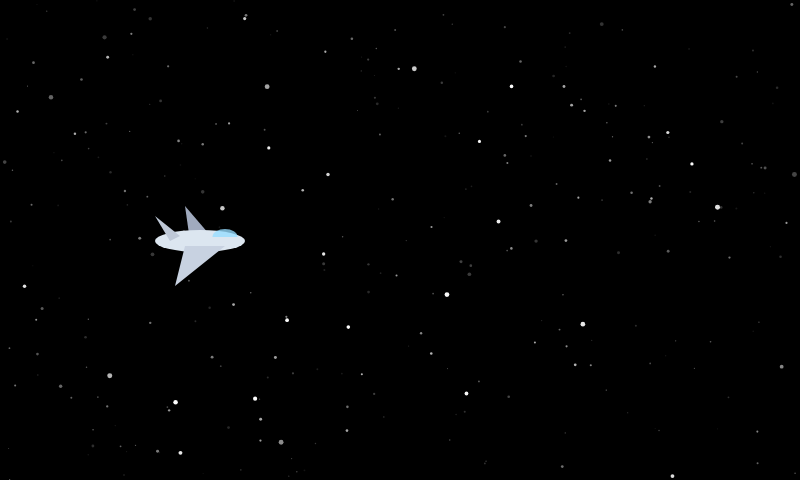
Frame 1 (no input)
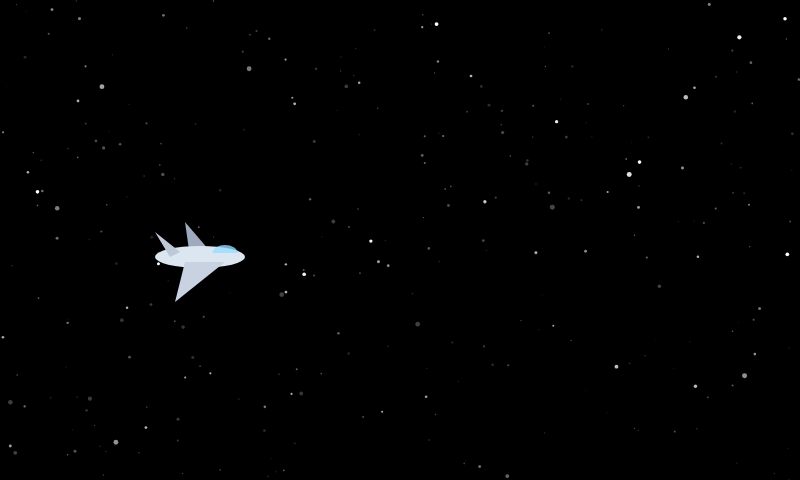
Frame 60 (no input)
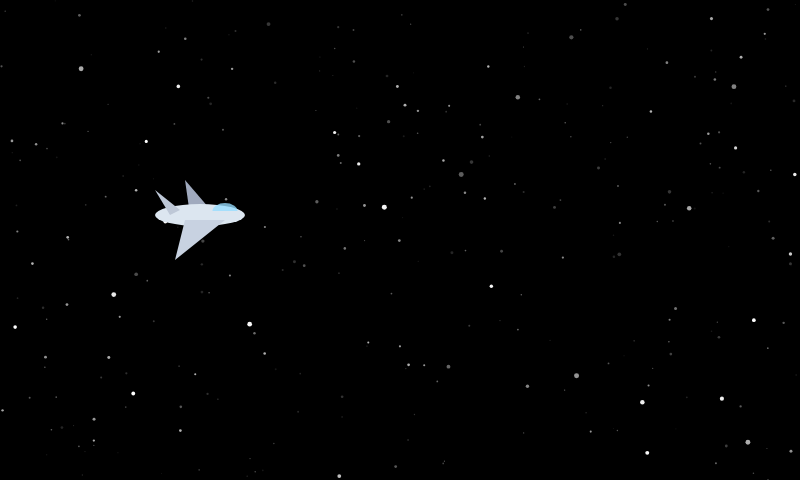
Frame 120 (the mouse pressed at the canvas centre since frame 60)

The p5.js sketch that drew these frames (run headless with seeded random() and noise() and a simulated clock; from frame 60 on, the mouse is pressed at the canvas centre):

// p5.js sketch
// ── sketch.js
/*
Endless Starry Flight with Minimalist Birds (Framed)

Goal:
- Infinite starry sky background with parallax depth.
- Airplane automatically flying forward.
- Hidden minimalist birds spawn and illuminate as the plane passes near them.
*/

let plane = { x: 100, y: 240, speed: 3.5 };
let cam = { x: 0, y: 0 };
const viewW = 800,
  viewH = 480;

let backStars = [];
let midStars = [];
let frontStars = [];

// Array to hold our hidden birds and a tracker for when to spawn the next one
let birds = [];
let nextBirdX = 800;

function setup() {
  createCanvas(viewW, viewH);

  for (let i = 0; i < 150; i++) backStars.push(createStar(1, 2));
  for (let i = 0; i < 100; i++) midStars.push(createStar(2, 3));
  for (let i = 0; i < 40; i++) frontStars.push(createStar(3, 5));
}

function createStar(minSize, maxSize) {
  return {
    x: random(0, viewW),
    y: random(0, viewH),
    size: random(minSize, maxSize),
    twinkleOffset: random(TWO_PI),
  };
}

function draw() {
  background(0); // Pure black canvas

  // --- 1. Update Airplane & Camera ---
  plane.x += plane.speed;
  plane.y = viewH / 2 + sin(frameCount * 0.04) * 25;
  cam.x = plane.x - 200;

  // --- 2. Draw Star Layers ---
  drawStars(backStars, 0.1, 100);
  drawStars(midStars, 0.4, 180);
  drawStars(frontStars, 0.8, 255);

  // --- 3. Procedural Bird Spawning & Discovery ---
  if (cam.x + viewW + 200 > nextBirdX) {
    birds.push({
      x: nextBirdX,
      y: random(80, viewH - 80),
      speed: random(1, 2),
      flapSpeed: random(0.3, 0.6),
      flapOffset: random(TWO_PI),
      activation: 0,
      discovered: false,
    });
    nextBirdX += random(300, 800);
  }

  // Iterate backwards to safely update and remove off-screen birds
  for (let i = birds.length - 1; i >= 0; i--) {
    let b = birds[i];

    // Birds fly forward autonomously
    b.x += b.speed;

    // Garbage collection: Remove birds that are far behind the camera
    if (b.x < cam.x - 200) {
      birds.splice(i, 1);
      continue;
    }

    // Discovery Logic
    let d = dist(plane.x, plane.y, b.x, b.y);

    if (d < 220) {
      b.activation = lerp(b.activation, 1, 0.06);
      b.discovered = true;
    } else {
      let targetAlpha = b.discovered ? 0.2 : 0;
      b.activation = lerp(b.activation, targetAlpha, 0.02);
    }

    // Only draw if the bird is currently visible
    if (b.activation > 0.01) {
      push();
      translate(b.x - cam.x, b.y);

      let alpha = b.activation * 255;

      // Draw the Minimalist Bird Silhouette
      noStroke();
      fill(200, 240, 255, alpha);

      // Body
      ellipse(0, 0, 14, 8);
      // Head
      circle(6, -2, 8);
      // Beak
      triangle(8, -3, 13, -1, 8, 1);

      // Animated Flapping Wing
      let wingY = sin(frameCount * b.flapSpeed + b.flapOffset) * 10;
      triangle(2, 0, -4, wingY, 6, wingY);

      pop();
    }
  }

  // --- 4. Draw the Airplane ---
  push();
  translate(plane.x - cam.x, plane.y);
  noStroke();

  fill(160, 170, 190);
  triangle(-10, 0, 15, 0, -15, -35); // Back wing
  fill(220, 230, 240);
  ellipse(0, 0, 90, 22); // Body
  fill(190, 200, 215);
  triangle(-30, 0, -45, -25, -20, -5); // Tail
  fill(200, 210, 225);
  triangle(-15, 5, 25, 5, -25, 45); // Front wing
  fill(150, 220, 255, 200);
  arc(25, -4, 25, 16, PI, TWO_PI); // Cockpit

  pop();
}

function drawStars(starArray, parallaxFactor, maxAlpha) {
  noStroke();
  for (let s of starArray) {
    let screenX = (s.x - cam.x * parallaxFactor) % viewW;
    if (screenX < 0) screenX += viewW;
    let screenY = s.y;

    let alpha = map(
      sin(frameCount * 0.05 + s.twinkleOffset),
      -1,
      1,
      maxAlpha * 0.2,
      maxAlpha,
    );
    fill(255, 255, 255, alpha);
    circle(screenX, screenY, s.size);
  }
}

// ── style.css
html,
body {
  margin: 0;
  padding: 0;
  height: 100vh; /* Force the body to take up the full screen height */
  display: flex;
  justify-content: center;
  align-items: center;
  background-color: #1a1a1a; /* Dark gray page background to contrast the black canvas */
}

canvas {
  display: block;
  box-shadow: 0px 20px 50px rgba(0, 0, 0, 0.8); /* Deep shadow behind the canvas */
  border-radius: 4px; /* Optional: A very subtle rounding of the sharp corners */
}
